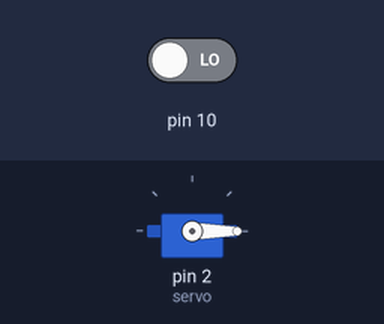
This sketch was run on a simulated Arduino Uno, built with avr-gcc and run on an emulated ATmega328P. Shown: servo. Inputs (shaded band) come from the test bench; at power-on: pin 10 LOW. What the sketch prints to the serial monitor is not drawn.

Above: at 1.3 s.
1.4 s: pin 10 driven HIGH
At 1.9 s:
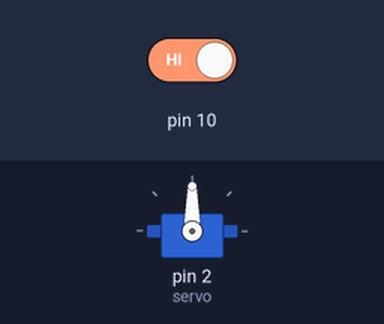
4.4 s: pin 10 driven LOW
At 5.0 s:
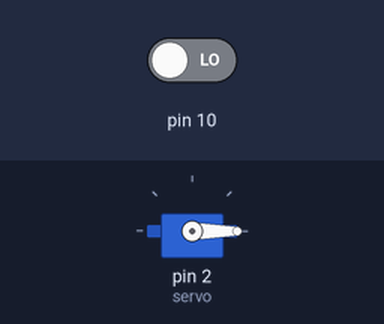
Timing chart, 0 to 7.4 s (numbered marks = the images above; inputs shaded):
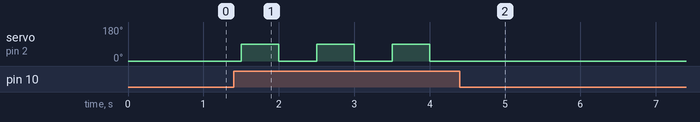

The sketch:

MotorMoving1.ino
```cpp
#include <Servo.h>
  Servo servo;
  int angle = 0;

void setup() {
  Serial.begin(9600);
  servo.attach(2);
  servo.write(angle);
  pinMode(10, INPUT);
}

void loop() {
  Serial.print(digitalRead(10));

   if (digitalRead(10) == HIGH){
    if(angle == 90){
      angle = 0;
    } else if (angle == 0){
      angle = 90;
    }
    servo.write(angle);
   }

  delay(500);
}
```

Measured:
- after the input at 1.4 s, servo on pin 2 (servo): alternates 90° for 0.50 s and 0° for 0.50 s, starting after 0.10 s
- after the input at 4.4 s, servo on pin 2 (servo): stops changing and stays 0°
